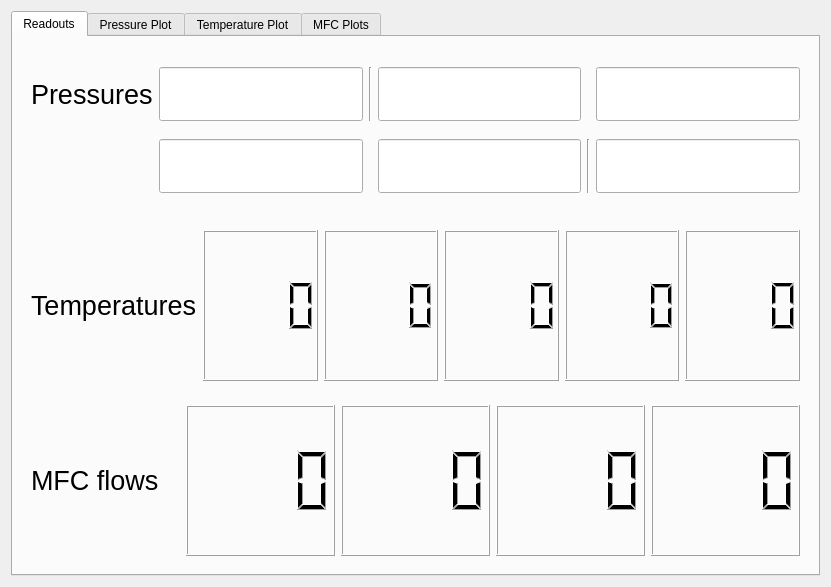
<?xml version="1.0" encoding="UTF-8"?>
<ui version="4.0">
 <class>CASACSensorViewer</class>
 <widget class="QDialog" name="CASACSensorViewer">
  <property name="geometry">
   <rect>
    <x>0</x>
    <y>0</y>
    <width>831</width>
    <height>587</height>
   </rect>
  </property>
  <property name="windowTitle">
   <string>CASAC Sensor Viewer</string>
  </property>
  <layout class="QVBoxLayout" name="verticalLayout_2">
   <item>
    <widget class="QTabWidget" name="tabWidget">
     <property name="currentIndex">
      <number>0</number>
     </property>
     <widget class="QWidget" name="tab_readouts">
      <attribute name="title">
       <string>Readouts</string>
      </attribute>
      <layout class="QVBoxLayout" name="verticalLayout">
       <item>
        <widget class="QFrame" name="frame">
         <layout class="QGridLayout" name="gridLayout">
          <item row="0" column="5">
           <widget class="QLineEdit" name="txt_PGauge2bReading">
            <property name="font">
             <font>
              <pointsize>30</pointsize>
             </font>
            </property>
            <property name="maxLength">
             <number>40</number>
            </property>
            <property name="readOnly">
             <bool>true</bool>
            </property>
           </widget>
          </item>
          <item row="0" column="3">
           <widget class="QLineEdit" name="txt_PGauge2aReading">
            <property name="font">
             <font>
              <pointsize>30</pointsize>
             </font>
            </property>
            <property name="maxLength">
             <number>40</number>
            </property>
            <property name="readOnly">
             <bool>true</bool>
            </property>
           </widget>
          </item>
          <item row="0" column="0">
           <widget class="QLabel" name="label_pressures">
            <property name="font">
             <font>
              <pointsize>20</pointsize>
             </font>
            </property>
            <property name="text">
             <string>Pressures</string>
            </property>
           </widget>
          </item>
          <item row="0" column="1">
           <widget class="QLineEdit" name="txt_PGauge1Reading">
            <property name="font">
             <font>
              <pointsize>30</pointsize>
             </font>
            </property>
            <property name="maxLength">
             <number>40</number>
            </property>
            <property name="readOnly">
             <bool>true</bool>
            </property>
           </widget>
          </item>
          <item row="0" column="2">
           <widget class="Line" name="line">
            <property name="orientation">
             <enum>Qt::Vertical</enum>
            </property>
           </widget>
          </item>
          <item row="1" column="1">
           <widget class="QLineEdit" name="txt_PGauge3aReading">
            <property name="font">
             <font>
              <pointsize>30</pointsize>
             </font>
            </property>
            <property name="maxLength">
             <number>40</number>
            </property>
            <property name="readOnly">
             <bool>true</bool>
            </property>
           </widget>
          </item>
          <item row="1" column="3">
           <widget class="QLineEdit" name="txt_PGauge3bReading">
            <property name="font">
             <font>
              <pointsize>30</pointsize>
             </font>
            </property>
            <property name="maxLength">
             <number>40</number>
            </property>
            <property name="readOnly">
             <bool>true</bool>
            </property>
           </widget>
          </item>
          <item row="1" column="5">
           <widget class="QLineEdit" name="txt_PGauge4Reading">
            <property name="font">
             <font>
              <pointsize>30</pointsize>
             </font>
            </property>
            <property name="maxLength">
             <number>40</number>
            </property>
            <property name="readOnly">
             <bool>true</bool>
            </property>
           </widget>
          </item>
          <item row="1" column="4">
           <widget class="Line" name="line_2">
            <property name="orientation">
             <enum>Qt::Vertical</enum>
            </property>
           </widget>
          </item>
         </layout>
        </widget>
       </item>
       <item>
        <widget class="QFrame" name="frame_Temperatures">
         <property name="frameShape">
          <enum>QFrame::NoFrame</enum>
         </property>
         <layout class="QHBoxLayout" name="horizontalLayout_5">
          <item>
           <widget class="QLabel" name="label_temperatures">
            <property name="font">
             <font>
              <pointsize>20</pointsize>
             </font>
            </property>
            <property name="text">
             <string>Temperatures</string>
            </property>
           </widget>
          </item>
          <item>
           <widget class="QLCDNumber" name="lcd_TempLeft">
            <property name="numDigits">
             <number>4</number>
            </property>
           </widget>
          </item>
          <item>
           <widget class="QLCDNumber" name="lcd_TempMidLeft">
            <property name="numDigits">
             <number>4</number>
            </property>
           </widget>
          </item>
          <item>
           <widget class="QLCDNumber" name="lcd_TempMiddle">
            <property name="numDigits">
             <number>4</number>
            </property>
           </widget>
          </item>
          <item>
           <widget class="QLCDNumber" name="lcd_TempMidRight">
            <property name="numDigits">
             <number>4</number>
            </property>
           </widget>
          </item>
          <item>
           <widget class="QLCDNumber" name="lcd_TempRight">
            <property name="smallDecimalPoint">
             <bool>false</bool>
            </property>
            <property name="numDigits">
             <number>4</number>
            </property>
           </widget>
          </item>
         </layout>
        </widget>
       </item>
       <item>
        <widget class="QFrame" name="frame_MFCs">
         <property name="frameShape">
          <enum>QFrame::NoFrame</enum>
         </property>
         <layout class="QHBoxLayout" name="horizontalLayout_6">
          <item>
           <widget class="QLabel" name="label_MFCs">
            <property name="font">
             <font>
              <pointsize>20</pointsize>
             </font>
            </property>
            <property name="text">
             <string>MFC flows</string>
            </property>
           </widget>
          </item>
          <item>
           <widget class="QLCDNumber" name="lcd_MFC1">
            <property name="numDigits">
             <number>4</number>
            </property>
           </widget>
          </item>
          <item>
           <widget class="QLCDNumber" name="lcd_MFC2">
            <property name="numDigits">
             <number>4</number>
            </property>
           </widget>
          </item>
          <item>
           <widget class="QLCDNumber" name="lcd_MFC3">
            <property name="numDigits">
             <number>4</number>
            </property>
           </widget>
          </item>
          <item>
           <widget class="QLCDNumber" name="lcd_MFC4">
            <property name="numDigits">
             <number>4</number>
            </property>
           </widget>
          </item>
         </layout>
        </widget>
       </item>
      </layout>
     </widget>
     <widget class="QWidget" name="tab_pressurePlots">
      <attribute name="title">
       <string>Pressure Plot</string>
      </attribute>
      <layout class="QVBoxLayout" name="verticalLayout_5">
       <item>
        <widget class="QSplitter" name="splitter_PGaugePlots">
         <property name="orientation">
          <enum>Qt::Vertical</enum>
         </property>
         <widget class="QWidget" name="horizontalLayoutWidget">
          <layout class="QHBoxLayout" name="horizontalLayout">
           <item>
            <widget class="TimePlotWidget" name="pressurePlotFig1"/>
           </item>
           <item>
            <layout class="QVBoxLayout" name="layout_PGaugeCBsTop">
             <item>
              <widget class="QCheckBox" name="cb_useLogTop">
               <property name="text">
                <string>log</string>
               </property>
               <property name="checked">
                <bool>true</bool>
               </property>
              </widget>
             </item>
             <item>
              <widget class="QCheckBox" name="cb_showTopP1">
               <property name="text">
                <string>P1</string>
               </property>
               <property name="checked">
                <bool>true</bool>
               </property>
              </widget>
             </item>
             <item>
              <widget class="QCheckBox" name="cb_showTopP2a">
               <property name="text">
                <string>P2a</string>
               </property>
              </widget>
             </item>
             <item>
              <widget class="QCheckBox" name="cb_showTopP2b">
               <property name="text">
                <string>P2b</string>
               </property>
              </widget>
             </item>
             <item>
              <widget class="QCheckBox" name="cb_showTopP3a">
               <property name="text">
                <string>P3a</string>
               </property>
              </widget>
             </item>
             <item>
              <widget class="QCheckBox" name="cb_showTopP3b">
               <property name="text">
                <string>P3b</string>
               </property>
              </widget>
             </item>
             <item>
              <widget class="QCheckBox" name="cb_showTopP4">
               <property name="text">
                <string>P4</string>
               </property>
              </widget>
             </item>
            </layout>
           </item>
          </layout>
         </widget>
         <widget class="QWidget" name="horizontalLayoutWidget_2">
          <layout class="QHBoxLayout" name="horizontalLayout_2">
           <item>
            <widget class="TimePlotWidget" name="pressurePlotFig2"/>
           </item>
           <item>
            <layout class="QVBoxLayout" name="layout_PGaugeCBsBot">
             <item>
              <widget class="QCheckBox" name="cb_useLogBot">
               <property name="text">
                <string>log</string>
               </property>
              </widget>
             </item>
             <item>
              <widget class="QCheckBox" name="cb_showBotP1">
               <property name="text">
                <string>P1</string>
               </property>
              </widget>
             </item>
             <item>
              <widget class="QCheckBox" name="cb_showBotP2a">
               <property name="text">
                <string>P2a</string>
               </property>
               <property name="checked">
                <bool>true</bool>
               </property>
              </widget>
             </item>
             <item>
              <widget class="QCheckBox" name="cb_showBotP2b">
               <property name="text">
                <string>P2b</string>
               </property>
               <property name="checked">
                <bool>true</bool>
               </property>
              </widget>
             </item>
             <item>
              <widget class="QCheckBox" name="cb_showBotP3a">
               <property name="text">
                <string>P3a</string>
               </property>
               <property name="checked">
                <bool>true</bool>
               </property>
              </widget>
             </item>
             <item>
              <widget class="QCheckBox" name="cb_showBotP3b">
               <property name="text">
                <string>P3b</string>
               </property>
              </widget>
             </item>
             <item>
              <widget class="QCheckBox" name="cb_showBotP4">
               <property name="text">
                <string>P4</string>
               </property>
              </widget>
             </item>
            </layout>
           </item>
          </layout>
         </widget>
        </widget>
       </item>
      </layout>
     </widget>
     <widget class="QWidget" name="tab_temperaturePlots">
      <attribute name="title">
       <string>Temperature Plot</string>
      </attribute>
      <layout class="QVBoxLayout" name="verticalLayout_3">
       <item>
        <widget class="TimePlotWidget" name="temperaturePlotFig"/>
       </item>
      </layout>
     </widget>
     <widget class="QWidget" name="tab_MFCPlots">
      <attribute name="title">
       <string>MFC Plots</string>
      </attribute>
      <layout class="QVBoxLayout" name="verticalLayout_4">
       <item>
        <widget class="TimePlotWidget" name="MFCPlotFig"/>
       </item>
      </layout>
     </widget>
    </widget>
   </item>
  </layout>
 </widget>
 <customwidgets>
  <customwidget>
   <class>TimePlotWidget</class>
   <extends>QGraphicsView</extends>
   <header>Widgets</header>
  </customwidget>
 </customwidgets>
 <resources/>
 <connections/>
</ui>
